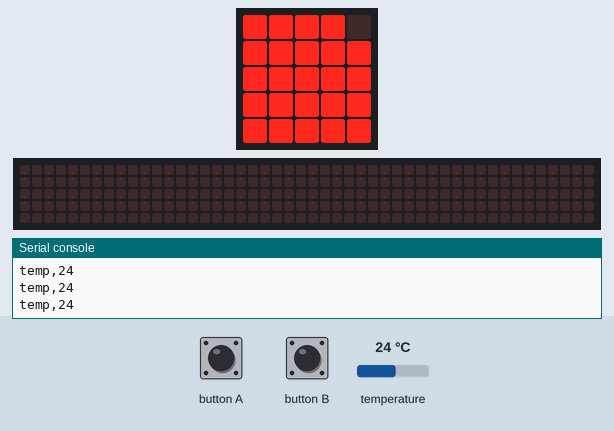
Simulated run of this program. Board: BBC micro:bit running MicroPython. On the bench: the board's 5×5 LED display, a strip that is not on the board, showing the scrolling text unrolled, the last lines printed to the serial console. The inputs (shaded band) are chosen by the test bench; at power-on: temperature 24 °C. The 48×5 strip is a reading aid, not a part: it shows the text the display is scrolling, unrolled, one strip-width of it at a time.

Above: at 1.6 s.
1.7 s: button A pressed for 0.15 s
At 2.36 s:
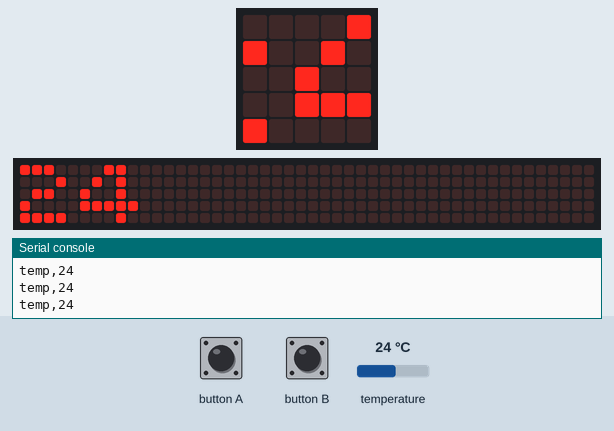
2.4 s: button B pressed for 0.15 s
At 3.6 s:
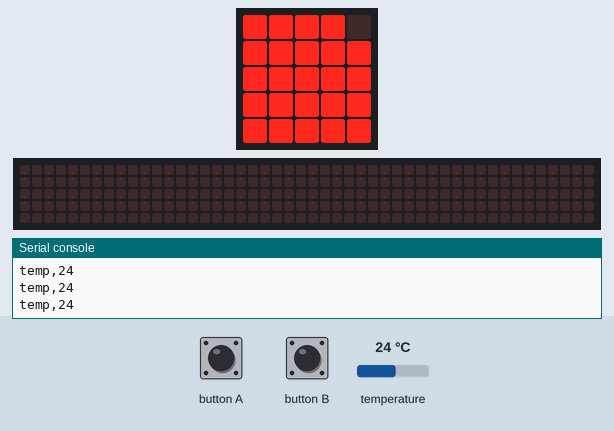
4.0 s: temperature set to 12 °C
At 5.1 s:
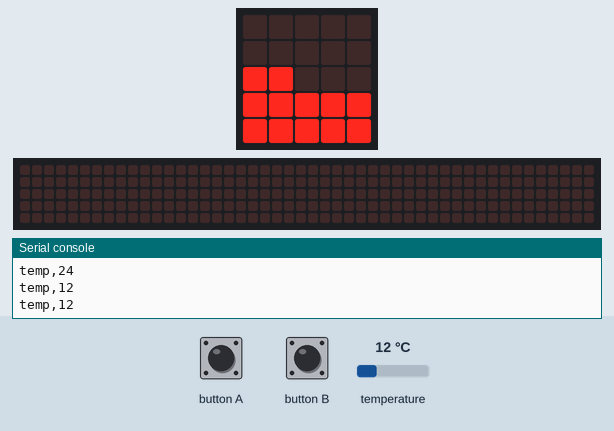
5.5 s: temperature set to 19 °C
At 5.9 s:
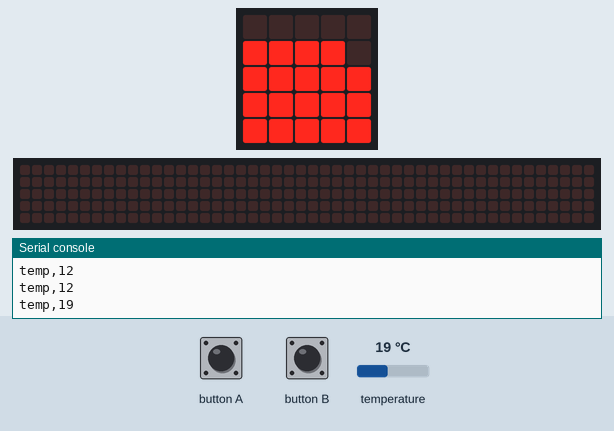
7.0 s: button A pressed for 1 s
At 7.05 s:
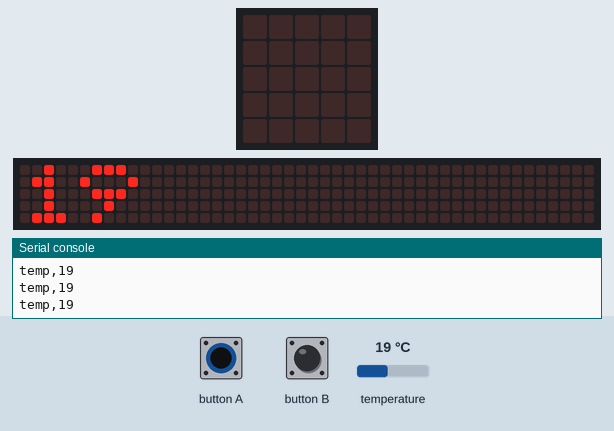
8.6 s: temperature set to 28 °C
At 8.67 s:
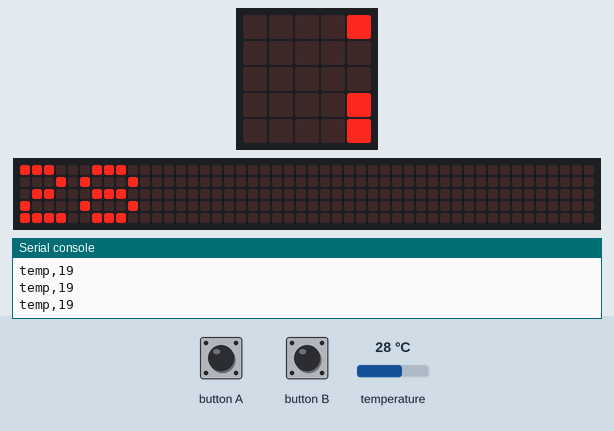
Timing chart, 0 to 11.1 s (numbered marks = the images above; inputs shaded):
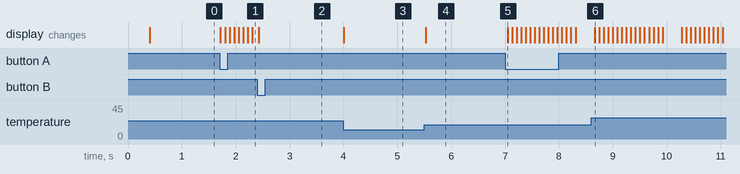

Measured:
- after the input at 1.7 s, the display: first changes at once (image 1 shows a later state)
- after the input at 2.4 s, the display: changes at once (image 2)
- after the input at 4.0 s, the display: changes at once (image 3)
- after the input at 5.5 s, the display: changes at once (image 4)
- after the input at 7.0 s, the display: changes after 0.05 s (image 5)

The program:

main.py
```python
# micro:bit v2 temperature logger
# Prints temperature over USB serial about twice a second so the page
# can show a live "Now" value. The webpage decides how often to plot.
# Button A: scroll temperature as text. Button B: 1 LED per °C (0-25).
from microbit import *

mode = "dots"
last_print = 0
scroll_until = 0

def show_celsius(t):
    if t < 0:
        n = 0
    elif t > 25:
        n = 25
    else:
        n = t
    for i in range(25):
        y = 4 - (i // 5)
        x = i % 5
        display.set_pixel(x, y, 9 if i < n else 0)

display.show(Image.YES)
sleep(400)
display.clear()

while True:
    t = temperature()
    now = running_time()
    if now - last_print >= 500:
        print("temp,{}".format(t))
        last_print = now
    if button_a.was_pressed():
        mode = "text"
        scroll_until = 0
    if button_b.was_pressed():
        mode = "dots"
        scroll_until = 0
        display.clear()
    if mode == "dots":
        show_celsius(t)
    elif now >= scroll_until:
        display.scroll(str(t), delay=80, wait=False)
        scroll_until = now + 80 * 5 * (len(str(t)) + 2)
    sleep(50)
```
